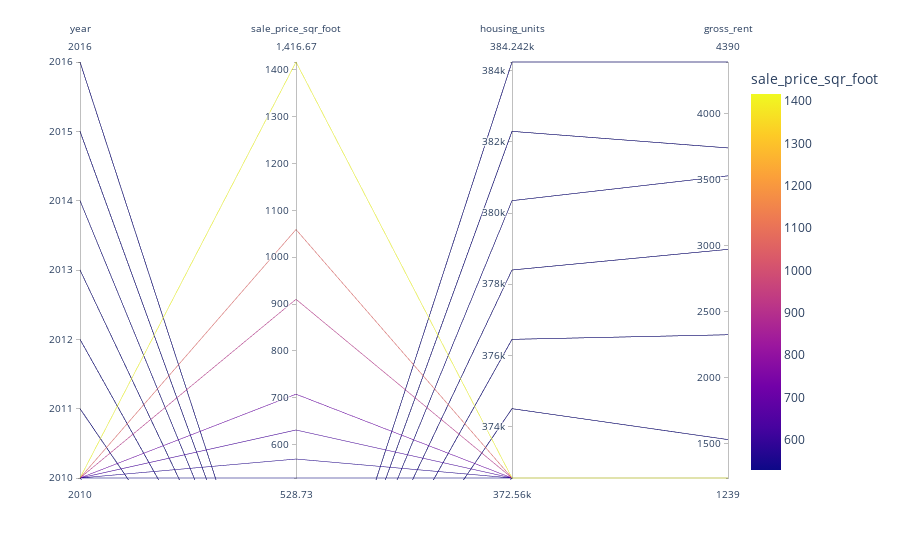

Notebook cell for this chart:
### Code cell
# Parallel Coordinates Plot
px.parallel_coordinates(df_expensive_neighborhoods_per_year, color='sale_price_sqr_foot')

### Figure 1 — Plotly figure (JSON) as saved in the notebook; plotly's stock layout.template omitted (floating-point values rounded to 4 significant figures)
{"data": [{"dimensions": [{"label": "year", "values": [2010, 2010, 2010, 2010, 2010, 2010, 2010, 2010, 2011, 2011, 2011, 2011, 2011, 2011, 2011, 2011, 2012, 2012, 2012, 2012, 2012, 2012, 2012, 2012, 2013, 2013, 2013, 2013, 2013, 2013, 2014, 2014, 2014, 2014, 2014, 2014, 2014, 2014, 2014, 2014, 2015, 2015, 2015, 2015, 2015, 2015, 2016, 2016, 2016, 2016, 2016, 2016, 2016]}, {"label": "sale_price_sqr_foot", "values": [569.2, 528.7, 910.2, 1059.0, 1417.0, 707.7, 631.2, null, null, null, null, null, null, null, null, null, null, null, null, null, null, null, null, null, null, null, null, null, null, null, null, null, null, null, null, null, null, null, null, null, null, null, null, null, null, null, null, null, null, null, null, null, null]}, {"label": "housing_units", "values": [372560, 372560, 372560, 372560, 372560, 372560, 372560, 372560, 374507, 374507, 374507, 374507, 374507, 374507, 374507, 374507, 376454, 376454, 376454, 376454, 376454, 376454, 376454, 376454, 378401, 378401, 378401, 378401, 378401, 378401, 380348, 380348, 380348, 380348, 380348, 380348, 380348, 380348, 380348, 380348, 382295, 382295, 382295, 382295, 382295, 382295, 384242, 384242, 384242, 384242, 384242, 384242, 384242]}, {"label": "gross_rent", "values": [1239, 1239, 1239, 1239, 1239, 1239, 1239, 1239, 1530, 1530, 1530, 1530, 1530, 1530, 1530, 1530, 2324, 2324, 2324, 2324, 2324, 2324, 2324, 2324, 2971, 2971, 2971, 2971, 2971, 2971, 3528, 3528, 3528, 3528, 3528, 3528, 3528, 3528, 3528, 3528, 3739, 3739, 3739, 3739, 3739, 3739, 4390, 4390, 4390, 4390, 4390, 4390, 4390]}], "domain": {"x": [0, 1], "y": [0, 1]}, "line": {"color": [569.2, 528.7, 910.2, 1059.0, 1417.0, 707.7, 631.2, null, null, null, null, null, null, null, null, null, null, null, null, null, null, null, null, null, null, null, null, null, null, null, null, null, null, null, null, null, null, null, null, null, null, null, null, null, null, null, null, null, null, null, null, null, null], "coloraxis": "coloraxis"}, "name": "", "type": "parcoords"}], "layout": {"autosize": true, "coloraxis": {"colorbar": {"title": {"text": "sale_price_sqr_foot"}}, "colorscale": [[0, "#0d0887"], [0.1111, "#46039f"], [0.2222, "#7201a8"], [0.3333, "#9c179e"], [0.4444, "#bd3786"], [0.5556, "#d8576b"], [0.6667, "#ed7953"], [0.7778, "#fb9f3a"], [0.8889, "#fdca26"], [1, "#f0f921"]]}, "legend": {"tracegroupgap": 0}, "margin": {"t": 60}}}
